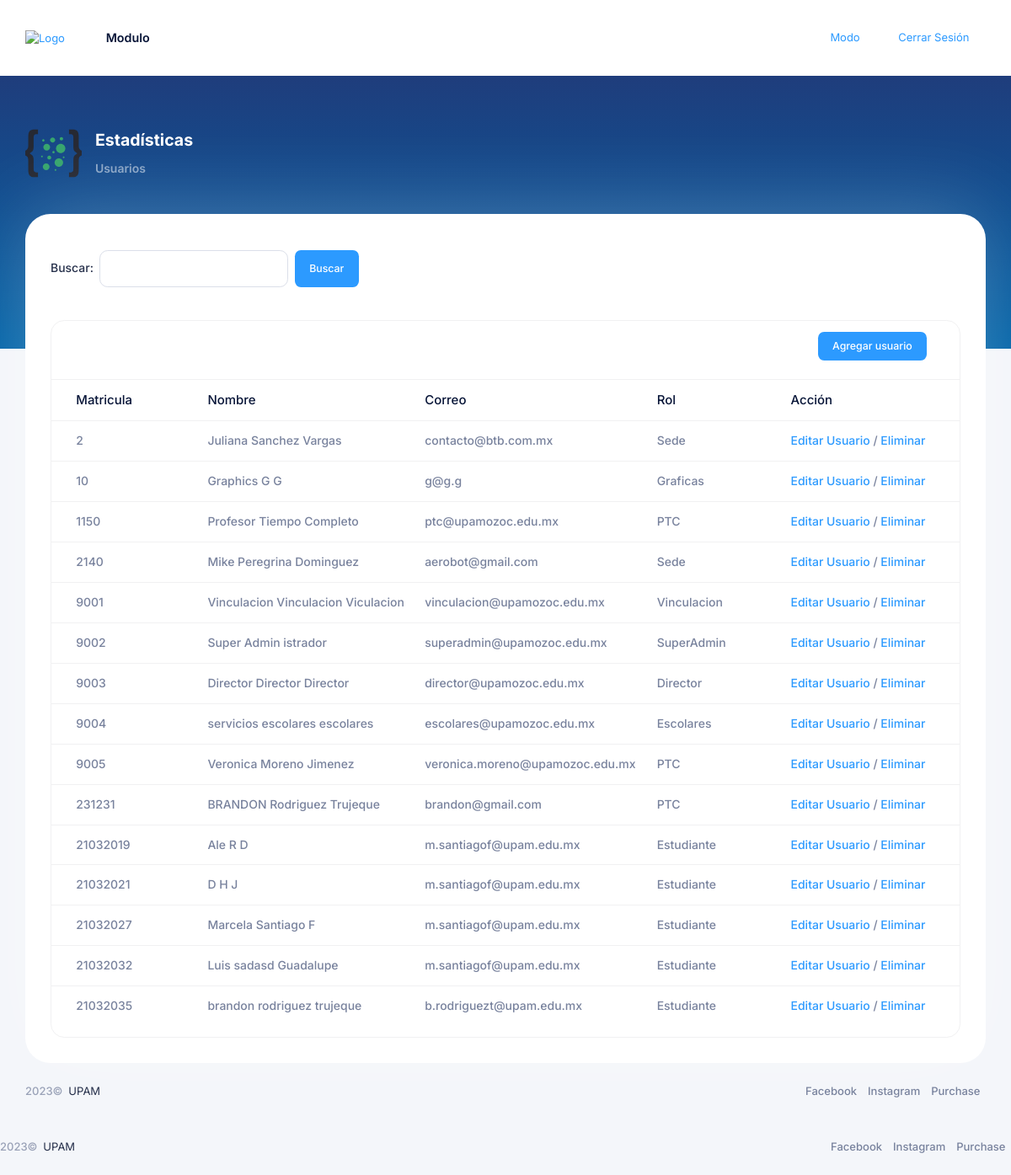
The app's page /index.php?c=estad&a=index (signed in) with its own data.
### tables this page shows
CREATE TABLE `usuarios` (
  `IdUsuario` int(11) NOT NULL,
  `CorreoE` varchar(255) NOT NULL,
  `Contrasena` varchar(255) DEFAULT NULL,
  `idRol` int(11) NOT NULL,
  `NombreU` varchar(255) NOT NULL,
  `APaternoU` varchar(255) NOT NULL,
  `AMaternoU` varchar(255) NOT NULL
);

CREATE TABLE `roles` (
  `idRol` int(11) NOT NULL,
  `nombreRol` varchar(50) NOT NULL
);

### Controllers/Estadisticos.php (called while the page is built, shortened)
<?php
class EstadController
{
    public function __construct()
    {
        require_once "Models/UsuariosModel.php";
    }
    public function index()
    {
        $usuario = new UsuarioModel();
        $usuarios = $usuario->obtener_usuarios();
        require_once "Views/Estadisticos/index.php";
    }
}

### config/database.php (called while the page is built)
<?php
	class Conectar {
		public static function conexion(){
			$conexion = new mysqli("localhost", "root","Toor2019.", "vinculacion");
			return $conexion;
		}
	}
?>

### Models/UsuariosModel.php (called while the page is built, shortened)
<?php
class UsuarioModel
{
    private $db;
    private $usuario;
    public function __construct()
    {
        $this->db = Conectar::conexion();
        $this->usuario = array();
    }
    public function obtener_usuarios()
    {
        $sql = "SELECT * FROM usuarios inner join roles on usuarios.idRol = roles.idRol";
        $resultado = $this->db->query($sql);
        while ($row = $resultado->fetch_assoc()) {
            $this->usuario[] = $row;
        }
        return $this->usuario;
    }
}

### Views/Estadisticos/index.php (the view, shortened to what this page needs)
<!DOCTYPE html>
<html lang="en">
<head>
    <link href="assets/plugins/custom/fullcalendar/fullcalendar.bundle.css" rel="stylesheet" type="text/css" />
    <link href="assets/plugins/custom/datatables/datatables.bundle.css" rel="stylesheet" type="text/css" />
    <link href="assets/plugins/global/plugins.bundle.css" rel="stylesheet" type="text/css" />
    <link href="assets/css/style.bundle.css" rel="stylesheet" type="text/css" />
</head>
<body id="kt_app_body" data-kt-app-header-fixed-mobile="true" data-kt-app-toolbar-enabled="true" class="app-default">
    <div class="d-flex flex-column flex-root app-root" id="kt_app_root">
        <div class="app-page flex-column flex-column-fluid" id="kt_app_page">
            <?php
            include('header.php');
            ?>
            <div class="app-wrapper flex-column flex-row-fluid" id="kt_app_wrapper">
                <div id="kt_app_toolbar" class="app-toolbar py-6">
                    <div id="kt_app_toolbar_container" class="app-container container-xxl d-flex align-items-start">
                        <div class="d-flex flex-column flex-row-fluid">
                            <div class="d-flex flex-stack flex-wrap flex-lg-nowrap gap-4 gap-lg-10 pt-6 pb-18 py-lg-13">
                                <div class="page-title d-flex align-items-center me-3">
                                    <img alt="Logo" src="assets/media/svg/misc/layer.svg" class="h-60px me-5" />
                                    <h1 class="page-heading d-flex text-white fw-bolder fs-2 flex-column justify-content-center my-0">Estadísticas
                                        <span class="page-desc text-white opacity-50 fs-6 fw-bold pt-4">Usuarios</span>
                                    </h1>
                                </div>
                            </div>
                        </div>
                    </div>
                </div>
                <div class="app-container container-xxl">
                    <div class="app-main flex-column flex-row-fluid" id="kt_app_main">
                        <div class="d-flex flex-column flex-column-fluid">
                            <div id="kt_app_content" class="app-content">
                            <div class="d-flex justify-content-between align-items-start flex-wrap mb-2">
									<div class="row mb-6">
										<div class="d-flex my-4">
											<label class="col-lg-4 col-form-label fw-semibold fs-6">
												<span>Buscar:</span>
											</label>
											<input type="text" id="busqueda" name="busqueda" class="form-control bg-transparent" required style="width: 70%; margin-left: -18%;">
											<button type="button" id="buscarDatos" class="btn btn-sm btn-primary me-3" style="margin-left: 2%;">Buscar</button>
										</div>
									</div>
								</div>
                                <div class="card">
                                    <div class="card-header card-header-stretch">
                                        <div class="d-flex justify-content-between align-items-start flex-wrap mb-2">
                                            <div class="d-flex my-4">
                                                <a href="#" class="btn btn-sm btn-primary me-3" data-bs-toggle="modal" data-bs-target="#kt_modal_offer_a_deal">Agregar usuario</a>
                                            </div>
                                        </div>
                                    </div>
                                    <div id="kt_referred_users_tab_content" class="tab-content">
                                        <div id="kt_referrals_1" class="card-body p-0 tab-pane fade show active" role="tabpanel">
                                            <div class="table-responsive">
                                                <table class="table align-middle table-row-bordered table-row-solid gy-4 gs-9">
                                                    <thead class="border-gray-200 fs-5 fw-semibold bg-lighten">
                                                        <tr>
                                                            <th class="min-w-175px ps-9">Matricula</th>
                                                            <th class="min-w-150px px-0">Nombre</th>
                                                            <th class="min-w-150px px-0">Correo</th>
                                                            <th class="min-w-150px px-0">Rol</th>
                                                            <th class="min-w-150px px-0">Acción</th>
                                                        </tr>
                                                    </thead>
                                                    <tbody id="alumnos" class="fs-6 fw-semibold text-gray-600">
                                                        <?php
                                                        foreach ($usuarios as $row) {
                                                            echo "<tr>";
                                                            echo "<td class='ps-9'>" . $row["IdUsuario"] . "</td>";
                                                            echo "<td class='ps-0'>" . $row["NombreU"] . " " . $row["APaternoU"] . " " . $row["AMaternoU"] . "</td>";
                                                            echo "<td class='ps-0'>" . $row["CorreoE"] . "</td>";
                                                            echo "<td class='ps-0'>" . $row["nombreRol"] . "</td>";
                                                            echo "<td class='ps-0'>
                                                            <a href='index.php?c=estad&a=edit_usuario&id=" . $row["IdUsuario"] . "'>Editar Usuario</a> /
                                                            <a href='index.php?c=estad&a=eli_usuario&id=" . $row["IdUsuario"] . "'>Eliminar</a>
                                                            </td>";
                                                            echo "</tr>";
                                                        }
                                                        ?>
                                                    </tbody>
                                                </table>
                                            </div>
                                        </div>
                                    </div>
                                </div>
                            </div>
                        </div>
                        <?php include 'footer.php'; ?>
                    </div>
                </div>
            </div>
        </div>
    </div>
</body>
<footer>
</footer>
</html>

### index.php (shortened to what this page needs)
<?php
	require_once "core/routes.php";
	require_once "config/database.php";
	require_once "Controllers/Estadisticos.php";
	if(isset($_GET['c'])){
		$controlador = cargarControlador($_GET['c']);
		if(isset($_GET['a'])){
			if(isset($_GET['id']) && isset($_GET['id2'])){
				cargarAccion($controlador, $_GET['a'], $_GET['id'], $_GET['id2']);
			} else if (isset($_GET['id'])) {
				cargarAccion($controlador, $_GET['a'], $_GET['id']);
			} else {
				cargarAccion($controlador, $_GET['a']);
			}
		} else {
			cargarAccion($controlador, ACCION_PRINCIPAL);
		}
	} else {
		$controlador = cargarControlador(CONTROLADOR_PRINCIPAL);
		$accionTmp = ACCION_PRINCIPAL;
		$controlador->$accionTmp();
	}
?>

### core/routes.php (shortened to what this page needs)
<?php
	function cargarAccion($controller, $accion, $id = null, $id2 = null){
		if(isset($accion) && method_exists($controller, $accion)){
			if($id == null){
				$controller->$accion();
			} else {
				if($id2 == null){
					$controller->$accion($id);
				} else {
					$controller->$accion($id, $id2);
				}
			}
		} else {
			$controller->ACCION_PRINCIPAL();
		}
	}
?>

### Views/Estadisticos/header.php (shortened to what this page needs)
<div id="kt_app_header" class="app-header" data-kt-sticky="true" data-kt-sticky-activate="{default: false, lg: true}" data-kt-sticky-name="app-header-sticky" data-kt-sticky-offset="{default: false, lg: '300px'}">
	<div class="app-container container-xxl d-flex align-items-stretch justify-content-between" id="kt_app_header_container">
		<div class="d-flex align-items-center flex-grow-1 flex-lg-grow-0 me-lg-15">
			<a href="index.php?c=estad&a=index">
				<img alt="Logo" src="assets/media/logos/upamh.png" class="h-50px d-none d-lg-inline app-sidebar-logo-default theme-light-show" />
			</a>
		</div>
		<div class="d-flex align-items-stretch justify-content-between flex-lg-grow-1" id="kt_app_header_wrapper">
			<div class="app-header-menu app-header-mobile-drawer align-items-stretch" data-kt-drawer="true" data-kt-drawer-name="app-header-menu" data-kt-drawer-activate="{default: true, lg: false}" data-kt-drawer-overlay="true" data-kt-drawer-width="100%" data-kt-drawer-direction="start" data-kt-drawer-toggle="#kt_app_header_menu_toggle" data-kt-swapper="true" data-kt-swapper-mode="{default: 'append', lg: 'prepend'}" data-kt-swapper-parent="{default: '#kt_app_body', lg: '#kt_app_header_wrapper'}">
				<div class="menu menu-rounded menu-active-bg menu-state-primary menu-column menu-lg-row menu-title-gray-700 menu-icon-gray-500 menu-arrow-gray-500 menu-bullet-gray-500 my-5 my-lg-0 align-items-stretch fw-semibold px-2 px-lg-0" id="kt_app_header_menu" data-kt-menu="true">
					<div data-kt-menu-trigger="{default: 'click', lg: 'hover'}" data-kt-menu-placement="bottom-start" data-kt-menu-offset="-50,0" class="menu-item here show menu-here-bg menu-lg-down-accordion me-0 me-lg-2">
						<span class="menu-link">
							<span class="menu-title">Modulo</span>
						</span>
					</div>
				</div>
			</div>
			<div class="app-navbar flex-shrink-0">
				<div class="app-navbar-item ms-3 ms-lg-5" id="kt_header_user_menu_toggle">
					<div class="menu-item px-5" data-kt-menu-trigger="{default: 'click', lg: 'hover'}" data-kt-menu-placement="left-start" data-kt-menu-offset="-15px, 0">
						<a href="#" class="menu-link px-5">
							<span class="menu-title position-relative">Modo
							</span>
						</a>
					</div>
					<div data-kt-menu-trigger="{default: 'click', lg: 'hover'}" data-kt-menu-placement="bottom-start" data-kt-menu-offset="-100,0" class="menu-item menu-lg-down-accordion me-0 me-lg-2"">
					<a href="index.php?c=usuarios&a=prueba" class=" menu-link">Cerrar Sesión</a>
					</div>
				</div>
			</div>
		</div>
	</div>
</div>

### footer.php
<div id="kt_app_footer" class="app-footer d-flex flex-column flex-md-row align-items-center flex-center flex-md-stack py-2 py-lg-4">
								<div class="text-dark order-2 order-md-1">
									<span class="text-muted fw-semibold me-1">2023&copy;</span>
									<a href="https://www.upamozoc.edu.mx" target="_blank" class="text-gray-800 text-hover-primary">UPAM</a>
								</div>
								<ul class="menu menu-gray-600 menu-hover-primary fw-semibold order-1">
									<li class="menu-item">
										<a href="https://www.facebook.com/UPAMOZOC/?locale=es_LA" target="_blank" class="menu-link px-2">Facebook</a>
									</li>
									<li class="menu-item">
										<a href="https://www.instagram.com/upamozoc/?hl=es" target="_blank" class="menu-link px-2">Instagram</a>
									</li>
									<li class="menu-item">
										<a href="https://1.envato.market/EA4JP" target="_blank" class="menu-link px-2">Purchase</a>
									</li>
								</ul>
							</div>

### records on screen
usuarios: IdUsuario "2", NombreU "Juliana", APaternoU "Sanchez", AMaternoU "Vargas", CorreoE "contacto@btb.com.mx", idRol.nombreRol "Sede"
usuarios: IdUsuario "10", NombreU "Graphics", APaternoU "G", AMaternoU "G", CorreoE "g@g.g", idRol.nombreRol "Graficas"
usuarios: IdUsuario "1150", NombreU "Profesor", APaternoU "Tiempo", AMaternoU "Completo", CorreoE "ptc@upamozoc.edu.mx", idRol.nombreRol "PTC"
usuarios: IdUsuario "2140", NombreU "Mike", APaternoU "Peregrina", AMaternoU "Dominguez", CorreoE "aerobot@gmail.com", idRol.nombreRol "Sede"
usuarios: IdUsuario "9001", NombreU "Vinculacion", APaternoU "Vinculacion", AMaternoU "Viculacion", CorreoE "vinculacion@upamozoc.edu.mx", idRol.nombreRol "Vinculacion"
usuarios: IdUsuario "9002", NombreU "Super", APaternoU "Admin", AMaternoU "istrador", CorreoE "superadmin@upamozoc.edu.mx", idRol.nombreRol "SuperAdmin"
usuarios: IdUsuario "9003", NombreU "Director", APaternoU "Director", AMaternoU "Director", CorreoE "director@upamozoc.edu.mx", idRol.nombreRol "Director"
usuarios: IdUsuario "9004", NombreU "servicios", APaternoU "escolares", AMaternoU "escolares", CorreoE "escolares@upamozoc.edu.mx", idRol.nombreRol "Escolares"
usuarios: IdUsuario "9005", NombreU "Veronica", APaternoU "Moreno", AMaternoU "Jimenez", CorreoE "veronica.moreno@upamozoc.edu.mx", idRol.nombreRol "PTC"
usuarios: IdUsuario "231231", NombreU "BRANDON", APaternoU "Rodriguez", AMaternoU "Trujeque", CorreoE "brandon@gmail.com", idRol.nombreRol "PTC"
usuarios: IdUsuario "21032019", NombreU "Ale", APaternoU "R", AMaternoU "D", CorreoE "m.santiagof@upam.edu.mx", idRol.nombreRol "Estudiante"
usuarios: IdUsuario "21032021", NombreU "D", APaternoU "H", AMaternoU "J", CorreoE "m.santiagof@upam.edu.mx", idRol.nombreRol "Estudiante"
usuarios: IdUsuario "21032027", NombreU "Marcela", APaternoU "Santiago", AMaternoU "F", CorreoE "m.santiagof@upam.edu.mx", idRol.nombreRol "Estudiante"
usuarios: IdUsuario "21032032", NombreU "Luis", APaternoU "sadasd", AMaternoU "Guadalupe", CorreoE "m.santiagof@upam.edu.mx", idRol.nombreRol "Estudiante"
usuarios: IdUsuario "21032035", NombreU "brandon", APaternoU "rodriguez", AMaternoU "trujeque", CorreoE "b.rodriguezt@upam.edu.mx", idRol.nombreRol "Estudiante"
